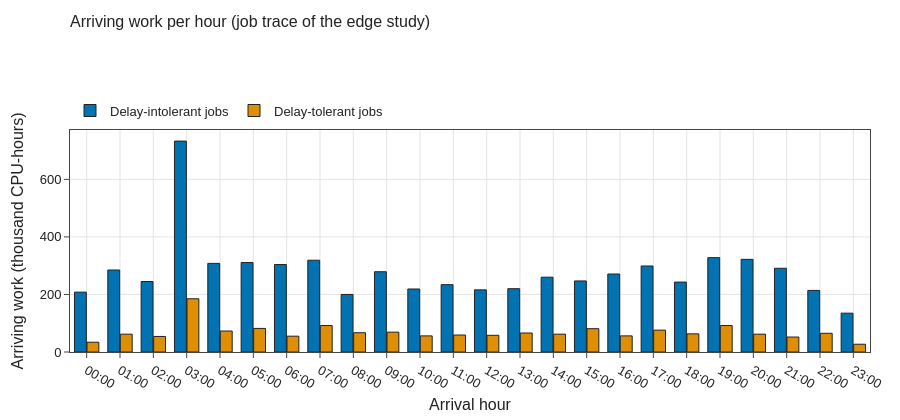

Notebook source saved alongside this figure:
### Code cell
hour = pd.to_datetime(jobs.arrival_s, unit="s").dt.strftime("%H:00")
cpu_h = jobs.cpu * jobs.runtime_s / 3600
arrivals = (pd.DataFrame({"Delay-intolerant jobs": cpu_h.where(~jobs.delay_tolerant, 0),
                          "Delay-tolerant jobs": cpu_h.where(jobs.delay_tolerant, 0)})
            .groupby(hour.values).sum() / 1e3)
fig = vp.grouped_bars(arrivals.round(0), title="Arriving work per hour (job trace of the edge study)",
                      y_title="Arriving work (thousand CPU-hours)", x_title="Arrival hour")
fig.update_traces(text=None)
fig.show()

### Figure 1 — Plotly figure (JSON) as saved in the notebook; plotly's stock layout.template omitted (floating-point values rounded to 4 significant figures)
{"data": [{"marker": {"color": "#0173b2", "line": {"color": "#222222", "width": 1}}, "name": "Delay-intolerant jobs", "orientation": "v", "textposition": "outside", "type": "bar", "x": ["00:00", "01:00", "02:00", "03:00", "04:00", "05:00", "06:00", "07:00", "08:00", "09:00", "10:00", "11:00", "12:00", "13:00", "14:00", "15:00", "16:00", "17:00", "18:00", "19:00", "20:00", "21:00", "22:00", "23:00"], "y": [208.0, 285.0, 245.0, 733.0, 308.0, 311.0, 304.0, 319.0, 200.0, 279.0, 219.0, 234.0, 216.0, 220.0, 260.0, 247.0, 271.0, 299.0, 243.0, 328.0, 322.0, 291.0, 214.0, 135.0]}, {"marker": {"color": "#de8f05", "line": {"color": "#222222", "width": 1}}, "name": "Delay-tolerant jobs", "orientation": "v", "textposition": "outside", "type": "bar", "x": ["00:00", "01:00", "02:00", "03:00", "04:00", "05:00", "06:00", "07:00", "08:00", "09:00", "10:00", "11:00", "12:00", "13:00", "14:00", "15:00", "16:00", "17:00", "18:00", "19:00", "20:00", "21:00", "22:00", "23:00"], "y": [34.0, 62.0, 54.0, 185.0, 73.0, 82.0, 55.0, 92.0, 67.0, 69.0, 56.0, 59.0, 58.0, 66.0, 62.0, 81.0, 56.0, 76.0, 63.0, 92.0, 62.0, 52.0, 65.0, 27.0]}], "layout": {"bargap": 0.25, "bargroupgap": 0.05, "barmode": "group", "height": 420, "hovermode": "closest", "showlegend": true, "title": {"text": "Arriving work per hour (job trace of the edge study)"}, "xaxis": {"title": {"text": "Arrival hour"}}, "yaxis": {"title": {"text": "Arriving work (thousand CPU-hours)"}}}}
